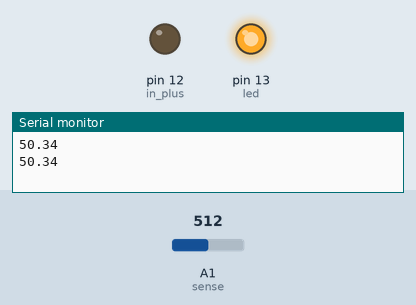
This sketch was run on a simulated Arduino Uno, built with avr-gcc and run on an emulated ATmega328P. Parts: output pins drawn as LEDs (lit = HIGH), the last lines printed to the serial monitor. The inputs (shaded band) are chosen by the test bench; at power-on: A1 (sense) = 512.

Above: at 1.8 s.
1.9 s: A1 (sense) set to 559
At 2.9 s:
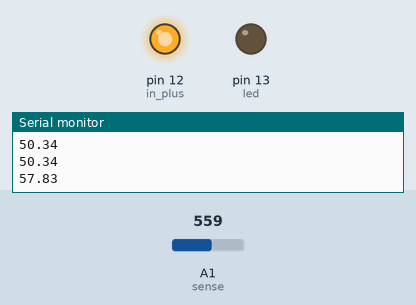
3.5 s: A1 (sense) set to 511
At 4.4 s:
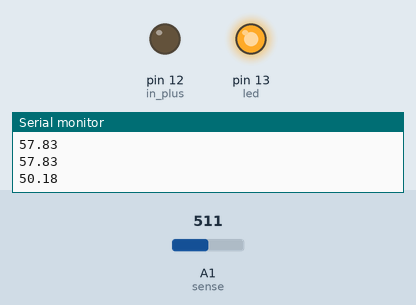
5.5 s: A1 (sense) set to 716
At 7.2 s:
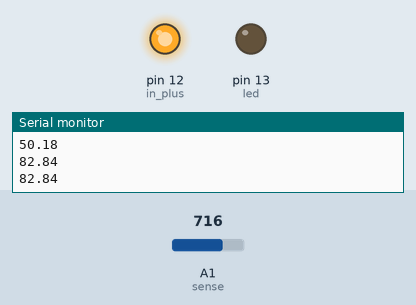
Timing chart, 0 to 8.7 s (numbered marks = the images above; inputs shaded):
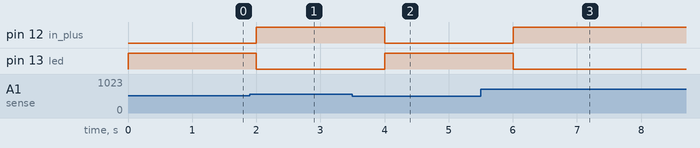

The sketch:

get_temp.ino
```cpp
// function: switch a 120V controller
// test flashing an LED

#define in_plus 12 //defines the variable throughout the prog as the interger
#define sense A1 //defines the variable throughout the prog as the pin callout
#define led 13 //define pin of led as 13

//___________________________________________________
// int defines a variable as an integer
int d = 1000;  // delay time in millisec (3000 = 3 sec)
float set_point = 55.0;
// SEN-09569-HIH-4030
float offset = 0.958; // zero offset 0.958 V
float slope = 0.03068; // slope 30.680 mV/%RH
// conversion to Relative Humidity (RH): (VOUT - offset)/slope
//___________________________________________________

// void is used in function declarations, indicates that the function returns nothing
// setup() called when sketch starts, initializes variables, pinmode, libraries. Runs at power-on of board
void setup()
{
  // serial used for communication between the board and computer
  Serial.begin(9600); // serial begin sets the data rate in bits/sec (baud) (300, 600, 1200, 2400, 4800, 9600, 14400, 19200, 28800, 38400, 57600, or 115200)
  pinMode(led, OUTPUT);
  pinMode(in_plus, OUTPUT); // pinMode(pin, mode) configures a pin to act as either input or output; mode = (INPUT, OUTPUT, INPUT_PULLUP)
}

// void is used in function declarations, indicates that the function returns nothing
// loop called after setup, to loop consecutively. Use it such that the board does something constantly
void loop() {
  int sensor_value = analogRead(sense); // fetch the analog signal
  float voltage = sensor_value * (5.0/1023); // convert to voltage
  float rh = (voltage - offset) / slope; // conversion to Relative Humidity: (VOUT - offset)/slope
  //Serial.println(sensor_value); // output the sensor value
  //Serial.println(voltage); // output the voltage
  Serial.println(rh); // output the humidity

  if (rh > (set_point))
  {
    digitalWrite(in_plus,HIGH);
    digitalWrite(led,LOW);
    //Serial.println(" humid, fan on");
  }
  if (rh < (set_point))
  {
    digitalWrite(in_plus,LOW);
    digitalWrite(led,HIGH);
    //Serial.println(" not that humid, fan off");
  }
  //Serial.print(GetTemp(),1);
  //Serial.println(" degrees C");
  delay(d);
}

double GetTemp(void)
{
  unsigned int wADC;
  double t;

  // The internal temperature has to be used
  // with the internal reference of 1.1V.
  // Channel 8 can not be selected with
  // the analogRead function yet.

  // Set the internal reference and mux.
  ADMUX = (_BV(REFS1) | _BV(REFS0) | _BV(MUX3));
  ADCSRA |= _BV(ADEN);  // enable the ADC

  delay(20);            // wait for voltages to become stable.

  ADCSRA |= _BV(ADSC);  // Start the ADC

  // Detect end-of-conversion
  while (bit_is_set(ADCSRA,ADSC));

  // Reading register "ADCW" takes care of how to read ADCL and ADCH.
  wADC = ADCW;

  // The offset of 324.31 could be wrong. It is just an indication.
  t = (wADC - 324.31 ) / 1.22;

  // The returned temperature is in degrees Celcius.
  return (t);
}
```

Measured:
- the behaviour switches between 541 and 542 on A1 (sense) (found by bisection; images 0 and 1)
- after the input at 1.9 s, pin 12 (in_plus): LOW → HIGH after 0.10 s; pin 13 (led): HIGH → LOW after 0.10 s
- after the input at 3.5 s, pin 12 (in_plus): HIGH → LOW after 0.50 s; pin 13 (led): LOW → HIGH after 0.50 s
- after the input at 5.5 s, pin 12 (in_plus): LOW → HIGH after 0.50 s; pin 13 (led): HIGH → LOW after 0.50 s
